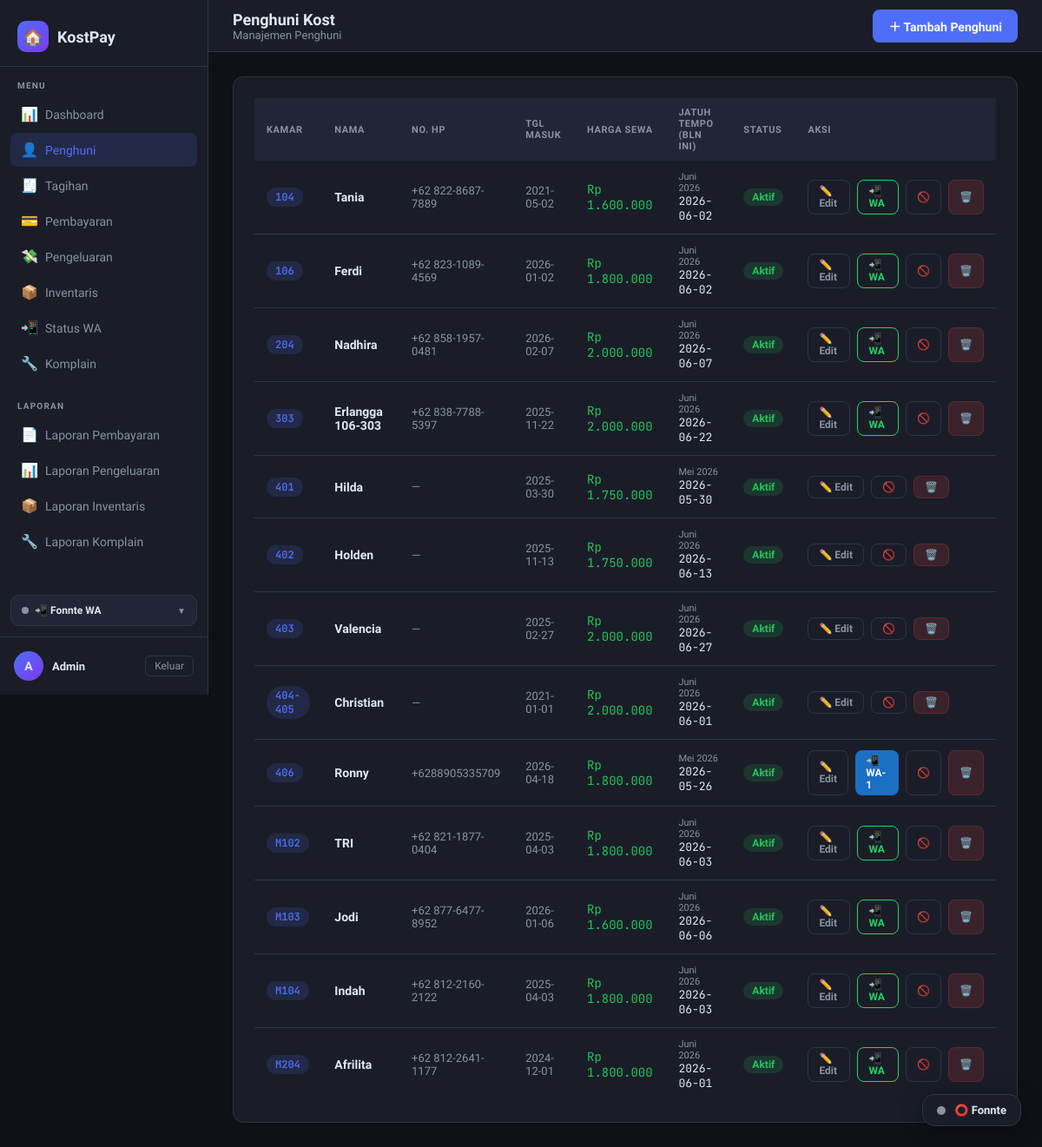
/penghuni/ (signed in), run on the app's committed database.
### tables this page shows
CREATE TABLE penghuni (
            id          INTEGER PRIMARY KEY AUTOINCREMENT,
            nama        TEXT    NOT NULL,
            nomor_kamar TEXT    NOT NULL UNIQUE,
            no_hp       TEXT,
            email       TEXT,
            tanggal_masuk TEXT,
            harga_sewa  REAL    NOT NULL DEFAULT 0,
            aktif       INTEGER NOT NULL DEFAULT 1,
            created_at  TEXT    DEFAULT (datetime('now','localtime'))
        , foto_ktp TEXT DEFAULT NULL, bukti_transfer_jaminan TEXT DEFAULT NULL, bukti_pengembalian_jaminan TEXT DEFAULT NULL);

CREATE TABLE tagihan (
            id           INTEGER PRIMARY KEY AUTOINCREMENT,
            penghuni_id  INTEGER NOT NULL,
            bulan        TEXT    NOT NULL,   -- format: YYYY-MM
            jumlah       REAL    NOT NULL,
            keterangan   TEXT,
            status       TEXT    NOT NULL DEFAULT 'belum',  -- belum / lunas / sebagian
            created_at   TEXT    DEFAULT (datetime('now','localtime')), tanggal_jatuh_tempo TEXT, notif_wa_terkirim INTEGER NOT NULL DEFAULT 0, wa_count INTEGER DEFAULT 0,
            FOREIGN KEY (penghuni_id) REFERENCES penghuni(id)
        );

### routes/penghuni_routes.py (the view)
@penghuni_bp.route('/')
@login_required
def index():
    daftar = penghuni_model.get_all_penghuni()
    ids = [p['id'] for p in daftar]
    tagihan_map = _tagihan_relevan(ids)
    today = date.today().strftime('%Y-%m-%d')
    return render_template('penghuni/index.html',
                           daftar=daftar,
                           tagihan_map=tagihan_map,
                           today=today)

### models/database.py (called while the page is built)
def get_db():
    conn = sqlite3.connect(DATABASE)
    conn.row_factory = sqlite3.Row  # akses kolom via nama
    return conn

### models/penghuni_model.py (called while the page is built)
def get_all_penghuni(aktif_only=False):
    conn = get_db()
    if aktif_only:
        rows = conn.execute(
            "SELECT * FROM penghuni WHERE aktif=1 ORDER BY nomor_kamar"
        ).fetchall()
    else:
        rows = conn.execute(
            "SELECT * FROM penghuni ORDER BY aktif DESC, nomor_kamar"
        ).fetchall()
    conn.close()
    return rows

### utils/activity_logger.py (called while the page is built, shortened)
def log_activity(app):
    @app.before_request
    def _track():
        admin_id = session.get("admin_id")
        username = session.get("admin_username")
        if not admin_id or not username:
            return

### utils/auth.py (called while the page is built)
def login_required(f):
    @wraps(f)
    def decorated(*args, **kwargs):
        if 'admin_id' not in session:
            flash('Silakan login terlebih dahulu.', 'warning')
            return redirect(url_for('auth.login'))
        return f(*args, **kwargs)
    return decorated

### utils/context_processors.py (called while the page is built)
def register_context_processors(app):
    @app.context_processor
    def inject_komplain_badge():
        if not session.get('admin_id'):
            return {}
        try:
            from models.database import get_db
            row = get_db().execute(
                "SELECT COUNT(*) c FROM komplain WHERE status='baru'"
            ).fetchone()
            return {'komplain_baru_count': row['c'] if row and row['c'] else 0}
        except Exception:
            return {'komplain_baru_count': 0}

### utils/format_helper.py (called while the page is built)
def rupiah(amount) -> str:
    try:
        return f"Rp {float(amount):,.0f}".replace(",", ".")
    except (ValueError, TypeError):
        return "Rp 0"

def nama_bulan(bulan_str: str) -> str:
    BULAN = [
        '', 'Januari', 'Februari', 'Maret', 'April', 'Mei', 'Juni',
        'Juli', 'Agustus', 'September', 'Oktober', 'November', 'Desember'
    ]
    try:
        tahun, bln = bulan_str.split('-')
        return f"{BULAN[int(bln)]} {tahun}"
    except Exception:
        return bulan_str

### templates/penghuni/index.html (shortened to what this page needs)
{% extends 'base.html' %}
{% block page_title %}Penghuni Kost{% endblock %}
{% block breadcrumb %}Manajemen Penghuni{% endblock %}
{% block topbar_actions %}
  <a href="{{ url_for('penghuni.tambah') }}" class="btn btn-primary">＋ Tambah Penghuni</a>
{% endblock %}
{% block content %}
<div class="card">
  <div class="table-wrap">
    {% if daftar %}
    <table>
      <thead>
        <tr>
          <th>Kamar</th><th>Nama</th><th>No. HP</th>
          <th>Tgl Masuk</th><th>Harga Sewa</th>
          <th>Jatuh Tempo (Bln Ini)</th>
          <th>Status</th><th>Aksi</th>
        </tr>
      </thead>
      <tbody>
      {% for p in daftar %}
      {% set t = tagihan_map.get(p.id) %}
      <tr>
        <td><span class="badge badge-info text-mono">{{ p.nomor_kamar }}</span></td>
        <td class="fw-bold">{{ p.nama }}</td>
        <td class="text-muted">{{ p.no_hp or '—' }}</td>
        <td class="text-muted">{{ p.tanggal_masuk or '—' }}</td>
        <td class="text-mono text-green">{{ p.harga_sewa | rupiah }}</td>
        <td>
          {% if not t %}
            <span class="text-muted" style="font-size:12px;">Belum ada tagihan</span>
          {% elif t.tanggal_jatuh_tempo and t.tanggal_jatuh_tempo < today %}
            <span class="text-muted" style="font-size:11px; display:block;">{{ t.bulan | nama_bulan }}</span>
            <span class="badge badge-danger">⚠️ Terlambat</span>
            <div class="text-muted" style="font-size:11px; margin-top:2px;">{{ t.tanggal_jatuh_tempo }}</div>
          {% elif t.tanggal_jatuh_tempo %}
            <span class="text-muted" style="font-size:11px; display:block;">{{ t.bulan | nama_bulan }}</span>
            <span class="text-mono" style="font-size:13px;">{{ t.tanggal_jatuh_tempo }}</span>
          {% else %}
            <span class="text-muted">—</span>
          {% endif %}
        </td>
        <td>
          {% if p.aktif %}
            <span class="badge badge-success">Aktif</span>
          {% else %}
            <span class="badge badge-secondary">Nonaktif</span>
          {% endif %}
        </td>
        <td>
          <div class="flex gap-2">
            <a href="{{ url_for('penghuni.edit', pid=p.id) }}" class="btn btn-outline btn-sm">✏️ Edit</a>
            {% if p.no_hp and t and t.status != 'lunas' %}
            {% set wa_count = t.wa_count | default(0) %}
            {% set wa_label = '📲 WA' if wa_count == 0 else ('📲 WA-' ~ wa_count) %}
            {% if wa_count == 0 %}
              {% set wa_confirm = 'Kirim notifikasi tagihan pertama ke ' ~ p.nama ~ '?' %}
              {% set wa_style = 'color:#25D366; border-color:#25D366;' %}
              {% set wa_class = 'btn btn-outline btn-sm' %}
            {% elif wa_count == 1 %}
              {% set wa_confirm = 'Kirim pengingat kedua (WA-2) ke ' ~ p.nama ~ '?\nPesan akan lebih mendesak dari sebelumnya.' %}
              {% set wa_style = 'background:#1a6fc4; border-color:#1a6fc4; color:#fff; font-weight:600;' %}
              {% set wa_class = 'btn btn-sm' %}
            {% elif wa_count == 2 %}
              {% set wa_confirm = 'Kirim pesan tegas (WA-3) ke ' ~ p.nama ~ '?\nIni peringatan keras.' %}
              {% set wa_style = 'background:#b45309; border-color:#b45309; color:#fff; font-weight:600;' %}
              {% set wa_class = 'btn btn-sm' %}
            {% else %}
              {% set wa_confirm = 'Kirim pesan ke-' ~ (wa_count + 1) ~ ' ke ' ~ p.nama ~ '?' %}
              {% set wa_style = 'background:#b91c1c; border-color:#b91c1c; color:#fff; font-weight:600;' %}
              {% set wa_class = 'btn btn-sm' %}
            {% endif %}
            <a href="{{ url_for('penghuni.kirim_wa', pid=p.id) }}"
               class="{{ wa_class }}"
               style="{{ wa_style }}"
               title="Sudah dikirim {{ wa_count }}x"
               onclick="return confirm('{{ wa_confirm }}')">{{ wa_label }}</a>
            {% endif %}
            {% if p.aktif %}
            <a href="{{ url_for('penghuni.nonaktif', pid=p.id) }}"
               class="btn btn-outline btn-sm"
               onclick="return confirm('Nonaktifkan penghuni ini?')">🚫</a>
            {% endif %}
            <a href="{{ url_for('penghuni.hapus', pid=p.id) }}"
               class="btn btn-danger btn-sm"
               onclick="return confirm('Hapus permanen?')">🗑️</a>
          </div>
        </td>
      </tr>
      {% endfor %}
      </tbody>
    </table>
    {% else %}
    <div class="empty">
      <div class="empty-icon">👤</div>
      <div>Belum ada penghuni. <a href="{{ url_for('penghuni.tambah') }}" style="color:var(--accent)">Tambah sekarang</a></div>
    </div>
    {% endif %}
  </div>
</div>
{% endblock %}

### templates/base.html (style rules this page uses)
:root { --bg: #0f1117; --surface: #1a1d27; --surface2: #222535; --border: #2e3347; --accent: #4f6ef7; --accent2: #7c3aed; --green: #22c55e; --yellow: #eab308; --red: #ef4444; --text: #e2e8f0; --muted: #8892a4; --font: 'Plus Jakarta Sans', sans-serif; --mono: 'JetBrains Mono', monospace; --radius: 12px; --sidebar-w: 240px; }
* { box-sizing: border-box; margin: 0; padding: 0; }
body { font-family: var(--font); background: var(--bg); color: var(--text); min-height: 100vh; display: flex; }
.card { background: var(--surface); border: 1px solid var(--border); border-radius: var(--radius); padding: 24px; }
.table-wrap { overflow-x: auto; }
table { width: 100%; border-collapse: collapse; font-size: 14px; }
th { background: var(--surface2); color: var(--muted); font-size: 11px; font-weight: 700; text-transform: uppercase; letter-spacing: .6px; padding: 10px 14px; text-align: left; }
td { padding: 12px 14px; border-bottom: 1px solid var(--border); }
tr:last-child td { border-bottom: none; }
.badge { display: inline-flex; align-items: center; padding: 3px 10px; border-radius: 20px; font-size: 12px; font-weight: 600; }
.badge-success { background: rgba(34,197,94,.15); color: var(--green); }
.badge-info { background: rgba(79,110,247,.15); color: var(--accent); }
.btn { display: inline-flex; align-items: center; gap: 6px; padding: 9px 18px; border-radius: 8px; font-size: 14px; font-weight: 600; cursor: pointer; border: none; text-decoration: none; transition: all .15s; }
.btn-primary { background: var(--accent); color: #fff; }
.btn-danger { background: rgba(239,68,68,.15); color: var(--red); border: 1px solid rgba(239,68,68,.2); }
.btn-sm { padding: 5px 12px; font-size: 12px; }
.btn-outline { background: none; border: 1px solid var(--border); color: var(--muted); }
.flex { display: flex; }
.gap-2 { gap: 8px; }
.text-muted { color: var(--muted); font-size: 13px; }
.text-mono { font-family: var(--mono); }
.fw-bold { font-weight: 700; }
.text-green { color: var(--green); }

### data on the page
penghuni: nomor_kamar "104", nama "Tania", no_hp "+62 822-8687-7889", tanggal_masuk "2021-05-02", harga_sewa|rupiah "Rp 1.600.000", aktif "Aktif", wa_label "📲 WA"
tagihan: bulan|nama_bulan "Juni 2026", tanggal_jatuh_tempo "2026-06-02"
penghuni: nomor_kamar "106", nama "Ferdi", no_hp "+62 823-1089-4569", tanggal_masuk "2026-01-02", harga_sewa|rupiah "Rp 1.800.000", aktif "Aktif", wa_label "📲 WA"
tagihan: bulan|nama_bulan "Juni 2026", tanggal_jatuh_tempo "2026-06-02"
penghuni: nomor_kamar "204", nama "Nadhira", no_hp "+62 858-1957-0481", tanggal_masuk "2026-02-07", harga_sewa|rupiah "Rp 2.000.000", aktif "Aktif", wa_label "📲 WA"
tagihan: bulan|nama_bulan "Juni 2026", tanggal_jatuh_tempo "2026-06-07"
penghuni: nomor_kamar "303", nama "Erlangga 106-303", no_hp "+62 838-7788-5397", tanggal_masuk "2025-11-22", harga_sewa|rupiah "Rp 2.000.000", aktif "Aktif", wa_label "📲 WA"
tagihan: bulan|nama_bulan "Juni 2026", tanggal_jatuh_tempo "2026-06-22"
penghuni: nomor_kamar "401", nama "Hilda", no_hp "—", tanggal_masuk "2025-03-30", harga_sewa|rupiah "Rp 1.750.000", aktif "Aktif"
tagihan: bulan|nama_bulan "Mei 2026", tanggal_jatuh_tempo "2026-05-30"
penghuni: nomor_kamar "402", nama "Holden", no_hp "—", tanggal_masuk "2025-11-13", harga_sewa|rupiah "Rp 1.750.000", aktif "Aktif"
tagihan: bulan|nama_bulan "Juni 2026", tanggal_jatuh_tempo "2026-06-13"
penghuni: nomor_kamar "403", nama "Valencia", no_hp "—", tanggal_masuk "2025-02-27", harga_sewa|rupiah "Rp 2.000.000", aktif "Aktif"
tagihan: bulan|nama_bulan "Juni 2026", tanggal_jatuh_tempo "2026-06-27"
penghuni: nomor_kamar "404-405", nama "Christian", no_hp "—", tanggal_masuk "2021-01-01", harga_sewa|rupiah "Rp 2.000.000", aktif "Aktif"
tagihan: bulan|nama_bulan "Juni 2026", tanggal_jatuh_tempo "2026-06-01"
penghuni: nomor_kamar "406", nama "Ronny", no_hp "+6288905335709", tanggal_masuk "2026-04-18", harga_sewa|rupiah "Rp 1.800.000", aktif "Aktif", wa_label "📲 WA-1"
tagihan: bulan|nama_bulan "Mei 2026", tanggal_jatuh_tempo "2026-05-26"
penghuni: nomor_kamar "M102", nama "TRI", no_hp "+62 821-1877-0404", tanggal_masuk "2025-04-03", harga_sewa|rupiah "Rp 1.800.000", aktif "Aktif", wa_label "📲 WA"
tagihan: bulan|nama_bulan "Juni 2026", tanggal_jatuh_tempo "2026-06-03"
penghuni: nomor_kamar "M103", nama "Jodi", no_hp "+62 877-6477-8952", tanggal_masuk "2026-01-06", harga_sewa|rupiah "Rp 1.600.000", aktif "Aktif", wa_label "📲 WA"
tagihan: bulan|nama_bulan "Juni 2026", tanggal_jatuh_tempo "2026-06-06"
penghuni: nomor_kamar "M104", nama "Indah", no_hp "+62 812-2160-2122", tanggal_masuk "2025-04-03", harga_sewa|rupiah "Rp 1.800.000", aktif "Aktif", wa_label "📲 WA"
tagihan: bulan|nama_bulan "Juni 2026", tanggal_jatuh_tempo "2026-06-03"
penghuni: nomor_kamar "M204", nama "Afrilita", no_hp "+62 812-2641-1177", tanggal_masuk "2024-12-01", harga_sewa|rupiah "Rp 1.800.000", aktif "Aktif", wa_label "📲 WA"
tagihan: bulan|nama_bulan "Juni 2026", tanggal_jatuh_tempo "2026-06-01"

### other printed values
{{ (session.admin_nama or 'A')[0] }} "A"
{{ session.admin_nama or 'Admin' }} "Admin"
